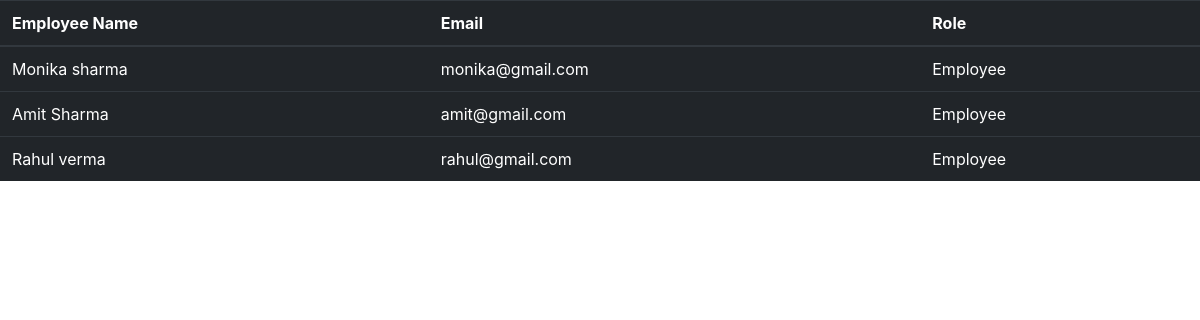
Before: / with the older database file.
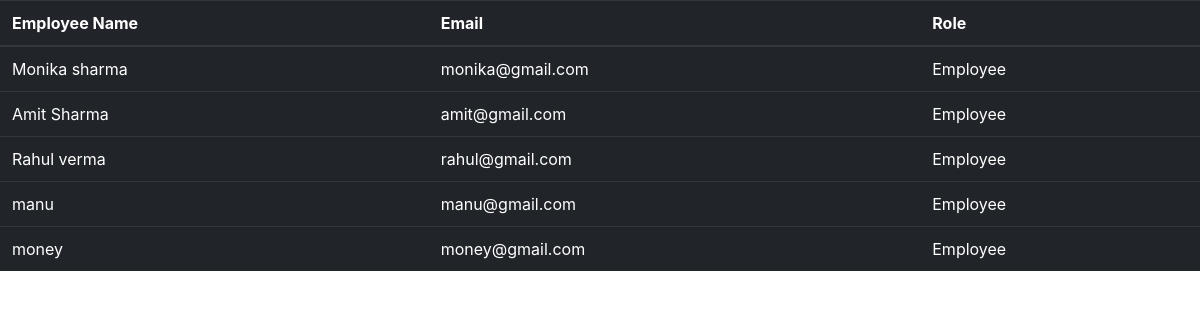
After: the same page with the newer database file.
### task_app/models.py (models this page shows, shortened)
class Employee(models.Model):
    empname = models.CharField(max_length=250)
    email = models.EmailField(max_length=200,unique=True)
    role = models.ForeignKey(Role,on_delete=models.CASCADE)

class Role(models.Model):
    ROLE_CHOICES = [
        ('Employee','Employee'),
        ('CEO','CEO'),
        ('Team Lead','Team Lead'),
    ]
    role = models.CharField(max_length=20,choices=ROLE_CHOICES)
    def __str__(self):
        return self.role

### task_app/views.py (the view)
# urls.py: path('',views.home),
def home(request):
    emp_obj = Employee.objects.all()
    return render(request,'home.html',{'emp_obj':emp_obj})

### task_app/templates/home.html (shortened to what this page needs)
<link rel="stylesheet" href="https://cdn.jsdelivr.net/npm/bootstrap@4.1.3/dist/css/bootstrap.min.css">
<table class="table table-dark">
    <thead>
      <tr>
        <th scope="col">Employee Name</th>
        <th scope="col">Email</th>
        <th scope="col">Role</th>
      </tr>
    </thead>
    <tbody>
      <tr>
        {% for employee in emp_obj%}
        <td>{{employee.empname}}</td>
        <td>{{employee.email}}</td>
        <td>{{employee.role}}</td>
      </tr>
      {% endfor %}
    </tbody>
  </table>

Changed rows visible on the page:
added Employee: empname "manu", email "manu@gmail.com", role "Employee"
added Employee: empname "money", email "money@gmail.com", role "Employee"
